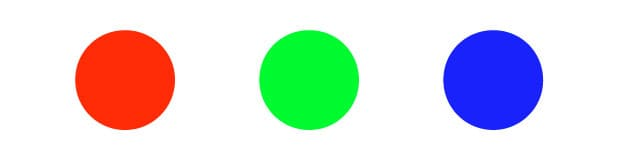
#> input picture Segmentación de colores/RGB.jpg, 618 x 163 px
$ python script_G.py
#> lines starting #> are read from the running program, lines starting #| are printed output that depends on the picture; after the words box and inside, x2 and y2 are one past the last pixel; in counts of white or black regions, pixels touching at a corner belong together
import cv2
import numpy as np
img = cv2.imread('RGB.jpg')
#> img is the input picture: shape (163, 618, 3); mean B, G, R 218.7, 220.6, 216.9
cv2.imshow('Imagen original',img)
cv2.waitKey(0)
umbral_bajo = np.array([0,120,0])
umbral_alto = np.array([160,255,160])
verde = cv2.inRange(img, umbral_bajo, umbral_alto)
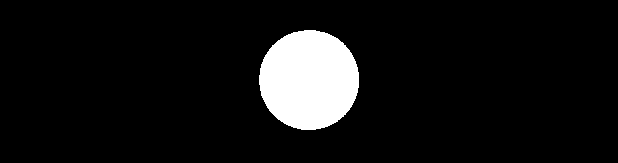
#> verde: shape (163, 618); 7.8% white; 1 white region, box (x1, y1, x2, y2) and area: (259, 30, 359, 130) 7872
cv2.imwrite('dVerde.jpg', verde)
cv2.imshow('Máscara Verde', verde)
cv2.waitKey(0)
cv2.destroyAllWindows()
